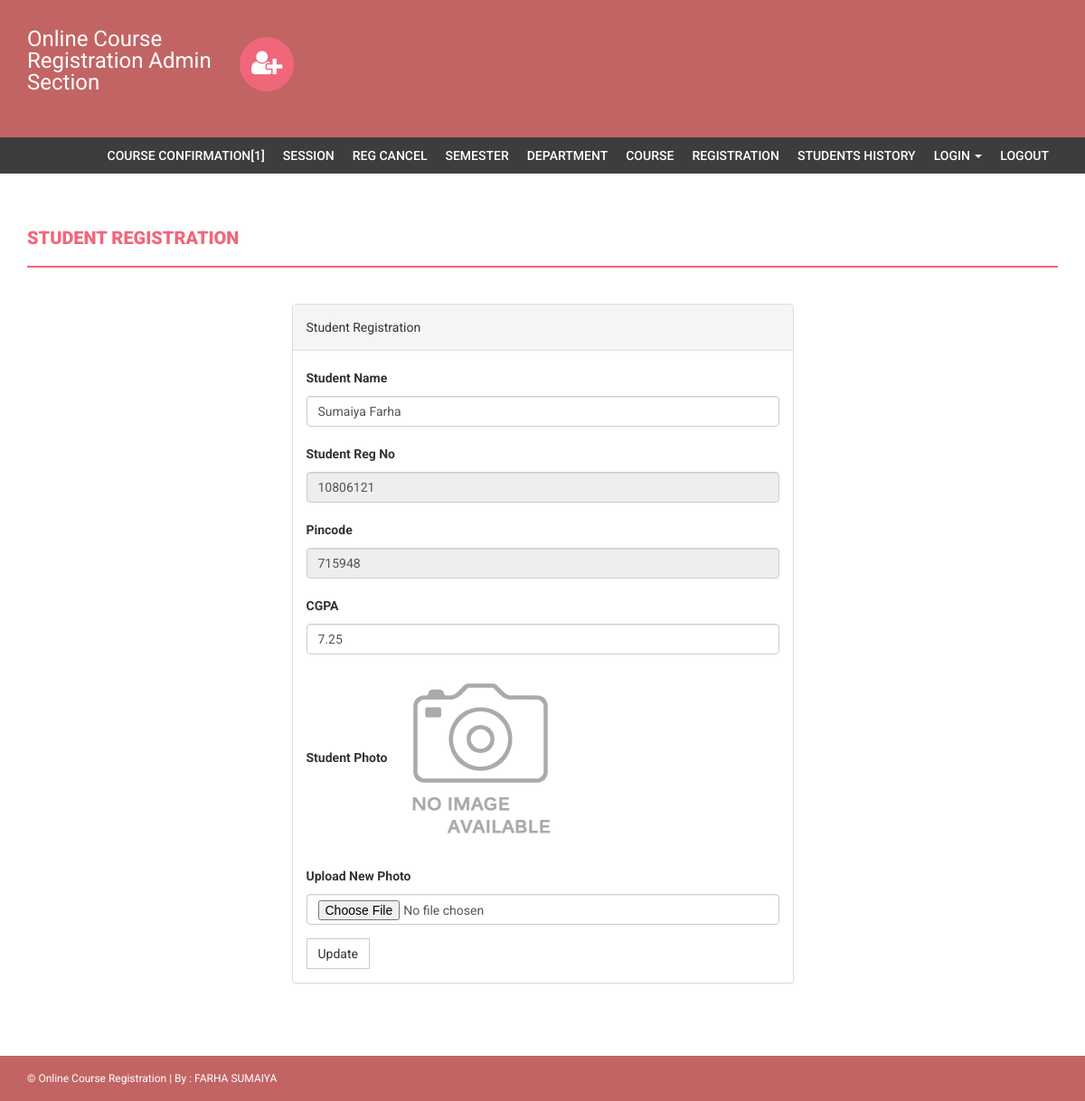
/admin/edit-student-profile.php?id=10806121 (signed in), run on the app's committed database.
### tables this page shows
CREATE TABLE `students` (
  `StudentRegno` varchar(255) NOT NULL,
  `studentPhoto` varchar(255) DEFAULT NULL,
  `password` varchar(255) DEFAULT NULL,
  `studentName` varchar(255) DEFAULT NULL,
  `pincode` varchar(255) DEFAULT NULL,
  `session` varchar(255) DEFAULT NULL,
  `department` varchar(255) DEFAULT NULL,
  `semester` varchar(255) DEFAULT NULL,
  `cgpa` decimal(10,2) DEFAULT NULL,
  `creationdate` timestamp NULL DEFAULT current_timestamp(),
  `updationDate` varchar(255) DEFAULT NULL
);

### admin/edit-student-profile.php (the view, shortened to what this page needs)
<?php
if(strlen($_SESSION['login'])==0)
    {
header('location:index.php');
}
else{
?>
<!DOCTYPE html>
<html xmlns="http://www.w3.org/1999/xhtml">
<head>
    <link href="assets/css/bootstrap.css" rel="stylesheet" />
    <link href="assets/css/font-awesome.css" rel="stylesheet" />
    <link href="assets/css/style.css" rel="stylesheet" />
</head>
<body>
<?php include('includes/header.php');?>
<?php if($_SESSION['login']!="")
{
 include('includes/menubar.php');
}
 ?>
    <div class="content-wrapper">
        <div class="container">
              <div class="row">
                    <div class="col-md-12">
                        <h1 class="page-head-line">Student Registration  </h1>
                    </div>
                </div>
                <div class="row" >
                  <div class="col-md-3"></div>
                    <div class="col-md-6">
                        <div class="panel panel-default">
                        <div class="panel-heading">
                          Student Registration
                        </div>
<?php
$regid=intval($_GET['id']);
$sql=mysqli_query($con,"select * from students where StudentRegno='$regid'");
while($row=mysqli_fetch_array($sql))
{ ?>
                        <div class="panel-body">
                       <form name="dept" method="post" enctype="multipart/form-data">
   <div class="form-group">
    <label for="studentname">Student Name  </label>
    <input type="text" class="form-control" id="studentname" name="studentname" value="<?php echo htmlentities($row['studentName']);?>"  />
  </div>
 <div class="form-group">
    <label for="studentregno">Student Reg No   </label>
    <input type="text" class="form-control" id="studentregno" name="studentregno" value="<?php echo htmlentities($row['StudentRegno']);?>"  placeholder="Student Reg no" readonly />
  </div>
<div class="form-group">
    <label for="Pincode">Pincode  </label>
    <input type="text" class="form-control" id="Pincode" name="Pincode" readonly value="<?php echo htmlentities($row['pincode']);?>" required />
  </div>
<div class="form-group">
    <label for="CGPA">CGPA  </label>
    <input type="text" class="form-control" id="cgpa" name="cgpa"  value="<?php echo htmlentities($row['cgpa']);?>" required />
  </div>
<div class="form-group">
    <label for="studentphoto">Student Photo  </label>
   <?php if($row['studentPhoto']==""){ ?>
   <img src="../studentphoto/noimage.png" width="200" height="200"><?php } else {?>
   <img src="../studentphoto/<?php echo htmlentities($row['studentPhoto']);?>" width="200" height="200">
   <?php } ?>
  </div>
<div class="form-group">
    <label for="studentphoto">Upload New Photo  </label>
    <input type="file" class="form-control" id="photo" name="photo"  value="<?php echo htmlentities($row['studentPhoto']);?>" />
  </div>
  <?php } ?>
 <button type="submit" name="submit" id="submit" class="btn btn-default">Update</button>
</form>
                            </div>
                            </div>
                    </div>
                </div>
            </div>
        </div>
  <?php include('includes/footer.php');?>
</body>
</html>
<?php } ?>

### admin/assets/css/style.css (style rules this page uses)
body { font-family: 'Roboto', sans-serif; line-height: 30px; }
.content-wrapper { margin-top: 40px; min-height: 600px; padding-bottom: 60px; }
.page-head-line { font-weight: 900; padding-bottom: 20px; border-bottom: 2px solid #F0677C; text-transform: uppercase; color: #F0677C; font-size: 20px; margin-bottom: 40px; }
.btn { border-radius: 0px; -webkit-border-radius: 0px; -moz-border-radius: 0px; }

### data on the page
students: studentname "Sumaiya Farha", studentregno "10806121", Pincode "715948", cgpa "7.25"

### other printed values
$rows "1"
